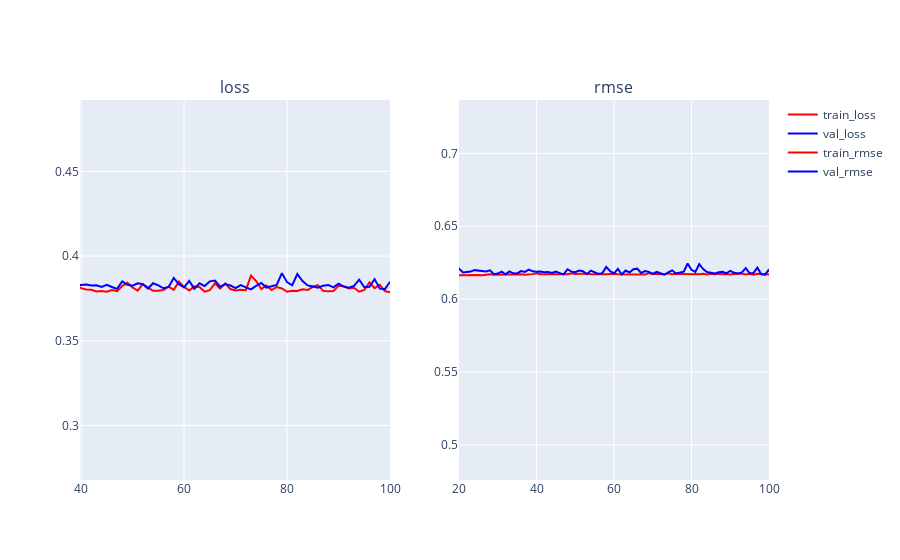

Notebook code for this chart:
### Code cell
analyze(exproot="/Users/avilay/temp/experiments/bike-share-exp1", run_name="twilight-brook-3066")
